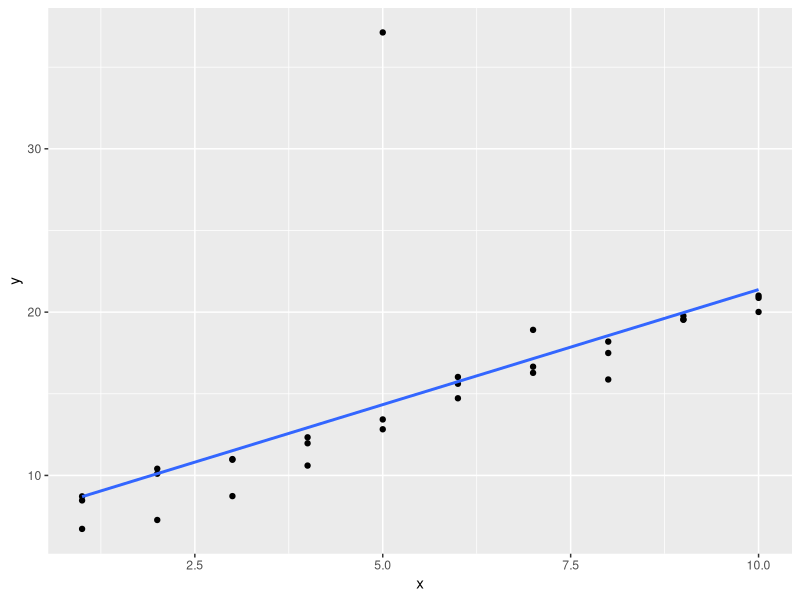
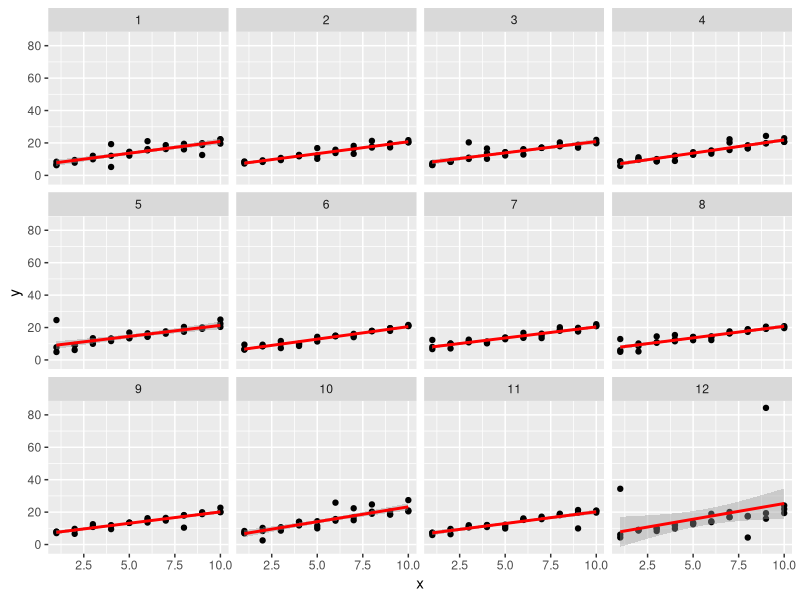
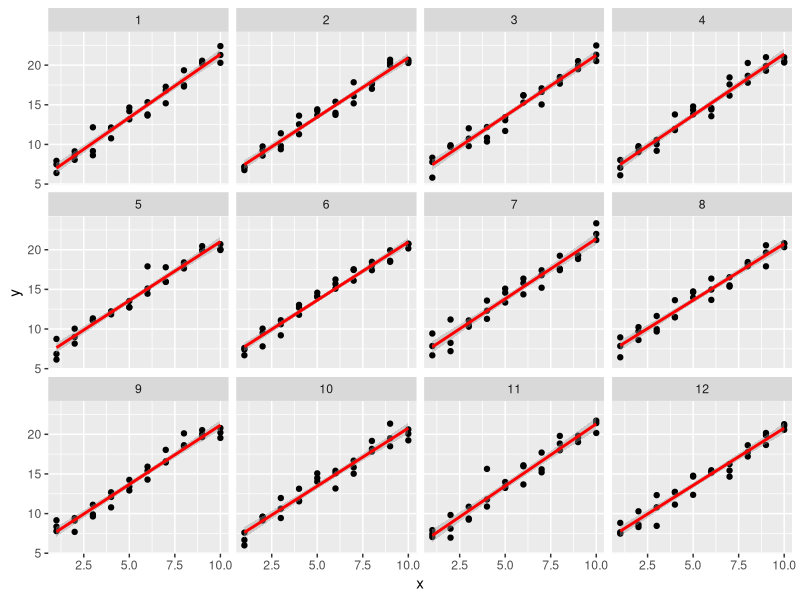
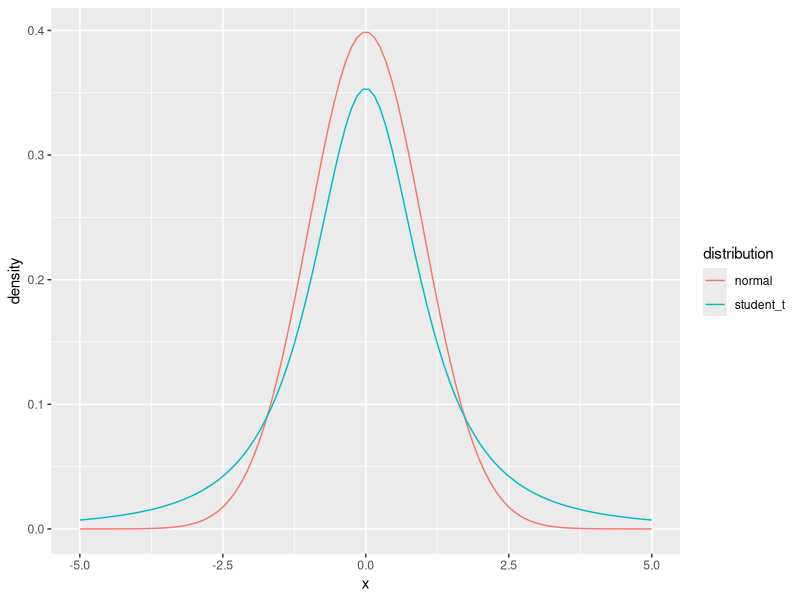
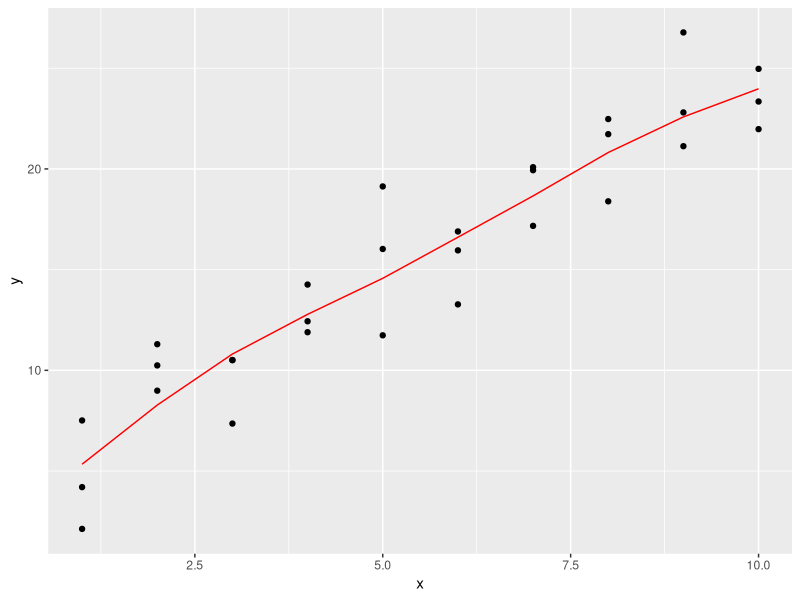
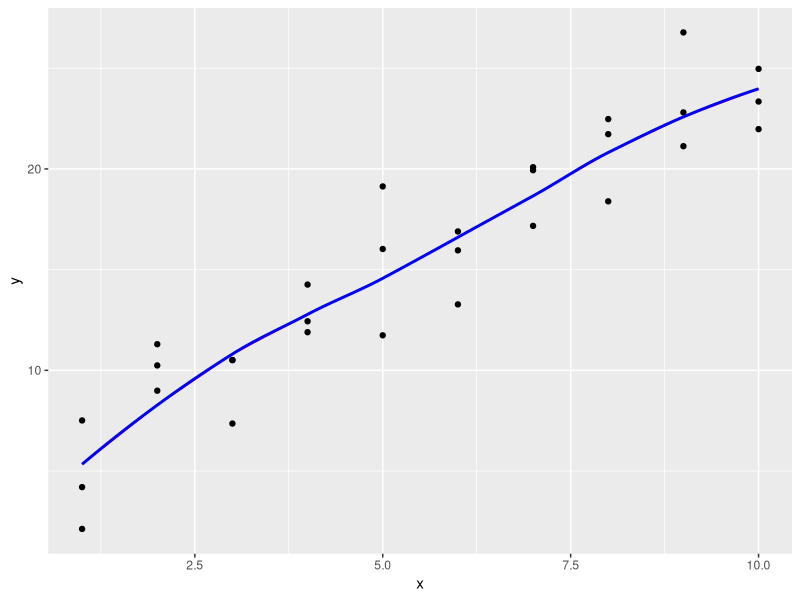
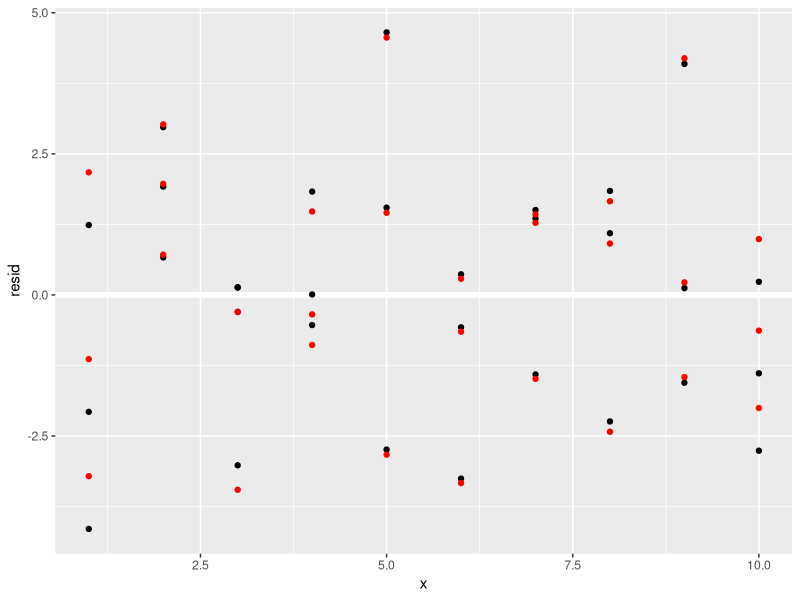
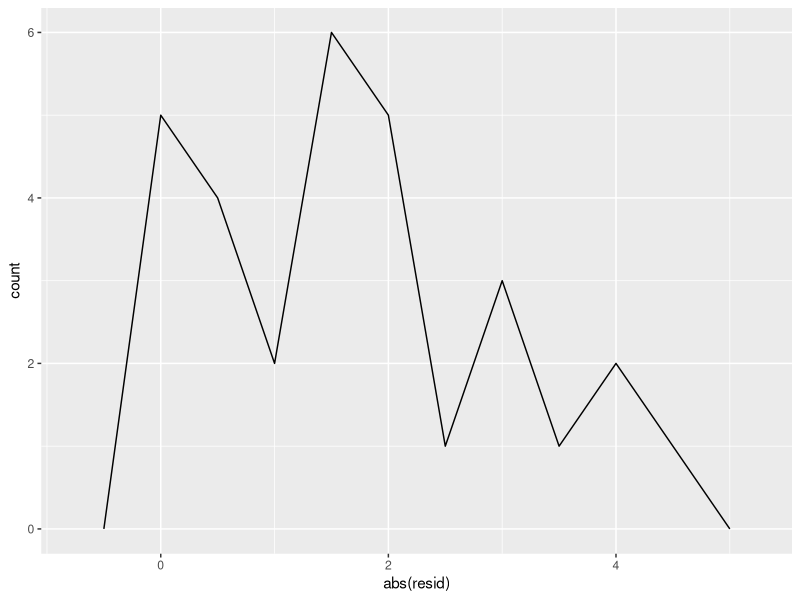

Write the R code that produced these figures, in order.
## ---- chunk 1
library("tidyverse")
library("modelr")
## ---- chunk 2
options(na.action = na.warn)
## ---- chunk 3
sim1a <- tibble(
  x = rep(1:10, each = 3),
  y = x * 1.5 + 6 + rt(length(x), df = 2)
)
## ---- chunk 4
ggplot(sim1a, aes(x = x, y = y)) +
  geom_point() +
  geom_smooth(method = "lm", se = FALSE)
## ---- chunk 5
simt <- function(i) {
  tibble(
    x = rep(1:10, each = 3),
    y = x * 1.5 + 6 + rt(length(x), df = 2),
    .id = i
  )
}

sims <- map_df(1:12, simt)

ggplot(sims, aes(x = x, y = y)) +
  geom_point() +
  geom_smooth(method = "lm", colour = "red") +
  facet_wrap(~.id, ncol = 4)
## ---- chunk 6
sim_norm <- function(i) {
  tibble(
    x = rep(1:10, each = 3),
    y = x * 1.5 + 6 + rnorm(length(x)),
    .id = i
  )
}

simdf_norm <- map_df(1:12, sim_norm)

ggplot(simdf_norm, aes(x = x, y = y)) +
  geom_point() +
  geom_smooth(method = "lm", colour = "red") +
  facet_wrap(~.id, ncol = 4)
## ---- chunk 7
tibble(
  x = seq(-5, 5, length.out = 100),
  normal = dnorm(x),
  student_t = dt(x, df = 2)
) %>%
  pivot_longer(-x, names_to="distribution", values_to="density") %>%
  ggplot(aes(x = x, y = density, colour = distribution)) +
  geom_line()
## ---- chunk 8
pnorm(2, lower.tail = FALSE)
## ---- chunk 9
pt(2, df = 2, lower.tail = FALSE)
## ---- chunk 10
measure_distance <- function(mod, data) {
  diff <- data$y - make_prediction(mod, data)
  mean(abs(diff))
}
## ---- chunk 11
make_prediction <- function(mod, data) {
  mod[1] + mod[2] * data$x
}
## ---- chunk 12
best <- optim(c(0, 0), measure_distance, data = sim1a)
best$par
## ---- chunk 13
measure_distance_ls <- function(mod, data) {
  diff <- data$y - (mod[1] + mod[2] * data$x)
  sqrt(mean(diff^2))
}

best <- optim(c(0, 0), measure_distance_ls, data = sim1a)
best$par
## ---- chunk 14
model3 <- function(a, data) {
  a[1] + data$x * a[2] + a[3]
}
## ---- chunk 15
measure_distance_3 <- function(a, data) {
  diff <- data$y - model3(a, data)
  sqrt(mean(diff^2))
}
## ---- chunk 16
best3a <- optim(c(0, 0, 0), measure_distance_3, data = sim1)
best3a$par
## ---- chunk 17
best3b <- optim(c(0, 0, 1), measure_distance_3, data = sim1)
best3b$par
## ---- chunk 18
best3c <- optim(c(0, 0, 5), measure_distance_3, data = sim1)
best3c$par
## ---- chunk 19
sim1_loess <- loess(y ~ x, data = sim1)
sim1_lm <- lm(y ~ x, data = sim1)

grid_loess <- sim1 %>%
  add_predictions(sim1_loess)

sim1 <- sim1 %>%
  add_residuals(sim1_lm) %>%
  add_predictions(sim1_lm) %>%
  add_residuals(sim1_loess, var = "resid_loess") %>%
  add_predictions(sim1_loess, var = "pred_loess")
## ---- chunk 20
plot_sim1_loess <-
  ggplot(sim1, aes(x = x, y = y)) +
  geom_point() +
  geom_line(aes(x = x, y = pred), data = grid_loess, colour = "red")
plot_sim1_loess
## ---- chunk 21
plot_sim1_loess +
  geom_smooth(method = "loess", colour = "blue", se = FALSE, alpha = 0.20)
## ---- chunk 22
ggplot(sim1, aes(x = x)) +
  geom_ref_line(h = 0) +
  geom_point(aes(y = resid)) +
  geom_point(aes(y = resid_loess), colour = "red")
## ---- chunk 23
sim1_mod <- lm(y ~ x, data = sim1)
grid <- sim1 %>%
  data_grid(x)
## ---- chunk 24
grid %>%
  add_predictions(sim1_mod, var = "pred_lm") %>%
  add_predictions(sim1_loess, var = "pred_loess")
## ---- chunk 25
grid %>%
  gather_predictions(sim1_mod, sim1_loess)
## ---- chunk 26
grid %>%
  spread_predictions(sim1_mod, sim1_loess)
## ---- chunk 27
grid %>%
  gather_predictions(sim1_mod, sim1_loess) %>%
  spread(model, pred)
## ---- chunk 28
sim1_mod <- lm(y ~ x, data = sim1)

sim1 <- sim1 %>%
  add_residuals(sim1_mod)

ggplot(sim1, aes(x = abs(resid))) +
  geom_freqpoly(binwidth = 0.5)
## ---- chunk 29
mod2a <- lm(y ~ x - 1, data = sim2)
## ---- chunk 30
mod2 <- lm(y ~ x, data = sim2)
## ---- chunk 31
grid <- sim2 %>%
  data_grid(x) %>%
  spread_predictions(mod2, mod2a)
grid
## ---- chunk 32
x3 <- model_matrix(y ~ x1 * x2, data = sim3)
x3
## ---- chunk 33
all(x3[["x1:x2b"]] == (x3[["x1"]] * x3[["x2b"]]))
## ---- chunk 34
all(x3[["x1:x2c"]] == (x3[["x1"]] * x3[["x2c"]]))
all(x3[["x1:x2d"]] == (x3[["x1"]] * x3[["x2d"]]))
## ---- chunk 35
x4 <- model_matrix(y ~ x1 * x2, data = sim4)
x4
## ---- chunk 36
all(x4[["x1"]] * x4[["x2"]] == x4[["x1:x2"]])
## ---- chunk 37
mod1 <- lm(y ~ x1 + x2, data = sim3)
mod2 <- lm(y ~ x1 * x2, data = sim3)
## ---- chunk 38
levels(sim3$x2)
## ---- chunk 39
model_matrix_mod1 <- function(.data) {
  mutate(.data,
    x2b = as.numeric(x2 == "b"),
    x2c = as.numeric(x2 == "c"),
    x2d = as.numeric(x2 == "d"),
    `(Intercept)` = 1
  ) %>%
    select(`(Intercept)`, x1, x2b, x2c, x2d)
}
## ---- chunk 40
model_matrix_mod1(sim3)
## ---- chunk 41
model_matrix_mod1b <- function(.data) {
  # the levels of x2
  lvls <- levels(.data$x2)
  # drop the first level
  # this assumes that there are at least two levels
  lvls <- lvls[2:length(lvls)]
  # create an indicator variable for each level of x2
  for (lvl in lvls) {
    # new column name x2 + level name
    varname <- str_c("x2", lvl)
    # add indicator variable for lvl
    .data[[varname]] <- as.numeric(.data$x2 == lvl)
  }
  # generate the list of variables to keep
  x2_variables <- str_c("x2", lvls)
  # Add an intercept
  .data[["(Intercept)"]] <- 1
  # keep x1 and x2 indicator variables
  select(.data, `(Intercept)`, x1, all_of(x2_variables))
}
## ---- chunk 42
model_matrix_mod1b(sim3)
## ---- chunk 43
model_matrix_mod2 <- function(.data) {
  mutate(.data,
    `(Intercept)` = 1,
    x2b = as.numeric(x2 == "b"),
    x2c = as.numeric(x2 == "c"),
    x2d = as.numeric(x2 == "d"),
    `x1:x2b` = x1 * x2b,
    `x1:x2c` = x1 * x2c,
    `x1:x2d` = x1 * x2d
  ) %>%
    select(`(Intercept)`, x1, x2b, x2c, x2d, `x1:x2b`, `x1:x2c`, `x1:x2d`)
}
## ---- chunk 44
model_matrix_mod2(sim3)
## ---- chunk 45
model_matrix_mod2b <- function(.data) {
  # get dataset with x1 and x2 indicator variables
  out <- model_matrix_mod1b(.data)
  # get names of the x2 indicator columns
  x2cols <- str_subset(colnames(out), "^x2")
  # create interactions between x1 and the x2 indicator columns
  for (varname in x2cols) {
    # name of the interaction variable
    newvar <- str_c("x1:", varname)
    out[[newvar]] <- out$x1 * out[[varname]]
  }
  out
}
## ---- chunk 46
model_matrix_mod2b(sim3)
## ---- chunk 47
mod1 <- lm(y ~ x1 + x2, data = sim4)
mod2 <- lm(y ~ x1 * x2, data = sim4)
## ---- chunk 48
sim4_mods <- gather_residuals(sim4, mod1, mod2)
## ---- chunk 49

ggplot(sim4_mods, aes(x = resid, colour = model)) +
  geom_freqpoly(binwidth = 0.5) +
  geom_rug()
## ---- chunk 50
ggplot(sim4_mods, aes(x = abs(resid), colour = model)) +
  geom_freqpoly(binwidth = 0.5) +
  geom_rug()
## ---- chunk 51
sim4_mods %>%
  group_by(model) %>%
  summarise(resid = sd(resid))
